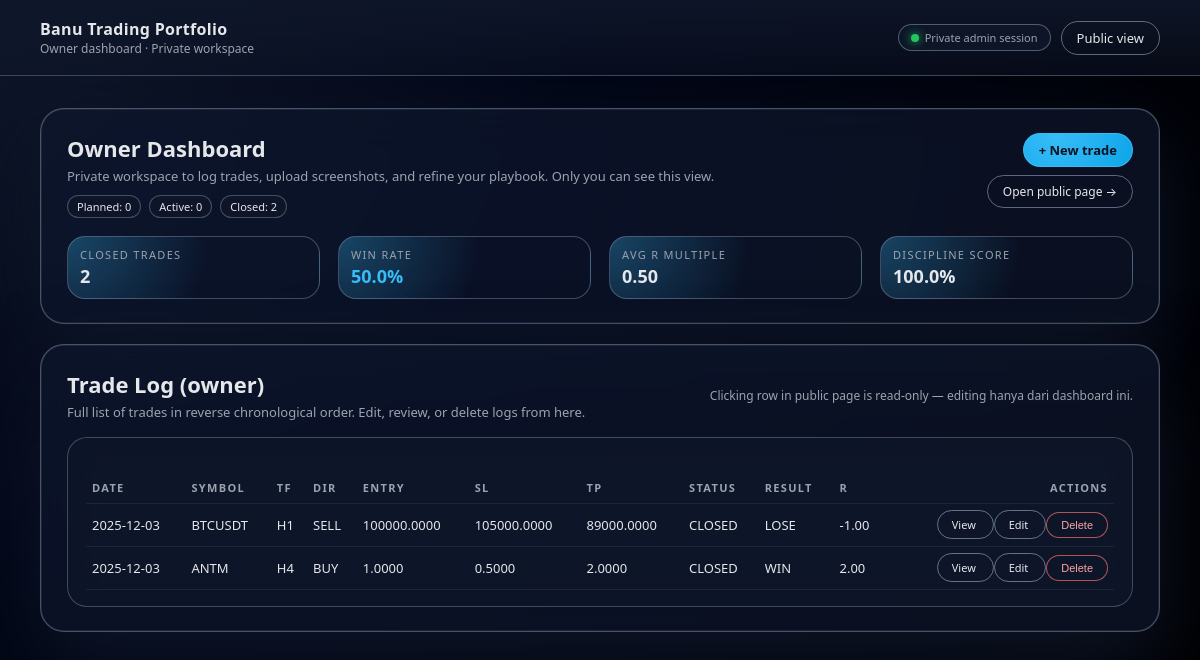
Before: / with the older database file.
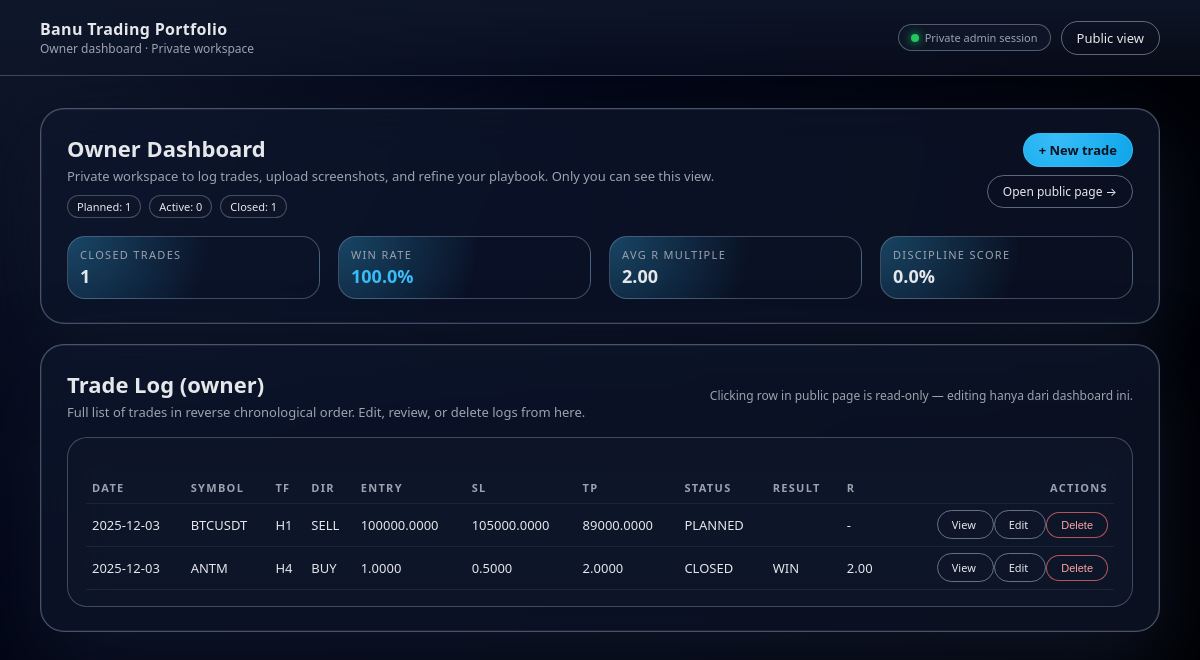
After: the same page with the newer database file.
### tables this page shows
CREATE TABLE trades (
            id INTEGER PRIMARY KEY AUTOINCREMENT,
            trade_date TEXT,
            symbol TEXT,
            timeframe TEXT,
            direction TEXT,
            entry_price REAL,
            stop_loss REAL,
            take_profit REAL,
            result TEXT,
            grade TEXT,
            strategy_tag TEXT,
            market_condition TEXT,
            risk_percent REAL,
            rr_ratio REAL,
            realized_r REAL,
            status TEXT,
            followed_plan INTEGER,
            no_revenge INTEGER,
            no_fomo INTEGER,
            respected_rr INTEGER,
            featured INTEGER,
            notes_public TEXT,
            notes_private TEXT,
            screenshot_before_filename TEXT,
            screenshot_after_filename TEXT,
            created_at TEXT
        );

### app.py (the view)
@app.route("/")
def index():
    trades = _load_trades_for_dashboard()
    stats = _build_dashboard_stats(trades)
    unique_strategies = _get_unique_strategies(trades)
    featured = [t for t in trades if t["featured"] == 1]
    featured = list(reversed(featured))[-3:] if featured else []
    trades_desc = list(reversed(trades))
    planned_count = len([t for t in trades if (t["status"] or "").upper() == "PLANNED"])
    active_count = len([t for t in trades if (t["status"] or "").upper() == "ACTIVE"])
    closed_count = len([t for t in trades if (t["status"] or "").upper() == "CLOSED"])
    return render_template(
        "index.html",
        trades=trades_desc,
        featured=featured,
        stats=stats,
        unique_strategies=unique_strategies,
        strategy_info=STRATEGY_INFO,
        planned_count=planned_count,
        active_count=active_count,
        closed_count=closed_count,
        is_admin=is_admin(),
        is_public=False,
    )

### app.py (called while the page is built)
def get_db():
    conn = sqlite3.connect(DB_PATH)
    conn.row_factory = sqlite3.Row
    return conn

def is_admin():
    return bool(session.get("is_admin"))

def _load_trades_for_dashboard():
    conn = get_db()
    trades = conn.execute(
        "SELECT * FROM trades ORDER BY datetime(trade_date) ASC, id ASC"
    ).fetchall()
    conn.close()
    return trades

def _get_unique_strategies(trades):
    return sorted(
        {
            (t["strategy_tag"] or "").strip()
            for t in trades
            if (t["strategy_tag"] or "").strip()
        }
    )

### templates/index.html (shortened to what this page needs)
{% extends "base.html" %}
{% block content %}
<div class="glass-card">
    <div style="display:flex;justify-content:space-between;align-items:flex-start;gap:18px;flex-wrap:wrap;">
        <div>
            <div class="section-heading">Owner Dashboard</div>
            <p class="section-sub">
                Private workspace to log trades, upload screenshots, and refine your playbook.
                Only you can see this view.
            </p>
            <div style="margin-top:10px;display:flex;gap:8px;flex-wrap:wrap;">
                <span class="tag-pill">Planned: {{ planned_count }}</span>
                <span class="tag-pill">Active: {{ active_count }}</span>
                <span class="tag-pill">Closed: {{ closed_count }}</span>
            </div>
        </div>
        <div style="display:flex;flex-direction:column;gap:8px;align-items:flex-end;">
            <a href="{{ url_for('new_trade') }}" class="btn btn-primary">+ New trade</a>
            <a href="{{ url_for('public_view') }}" class="btn-outline" style="font-size:12px;">
                Open public page →
            </a>
        </div>
    </div>
    <div class="stats-grid" style="margin-top:18px;">
        <div class="stat-pill">
            <div class="stat-label">Closed trades</div>
            <div class="stat-value">{{ stats.total }}</div>
        </div>
        <div class="stat-pill">
            <div class="stat-label">Win rate</div>
            <div class="stat-value stat-value-accent">
                {{ "%.1f"|format(stats.win_rate) }}%
            </div>
        </div>
        <div class="stat-pill">
            <div class="stat-label">Avg R multiple</div>
            <div class="stat-value">
                {{ "%.2f"|format(stats.avg_realized_r) }}
            </div>
        </div>
        <div class="stat-pill">
            <div class="stat-label">Discipline score</div>
            <div class="stat-value">
                {{ "%.1f"|format(stats.discipline_score) }}%
            </div>
        </div>
    </div>
</div>
<div class="glass-card" style="margin-top:20px;">
    <div style="display:flex;justify-content:space-between;align-items:center;gap:10px;flex-wrap:wrap;">
        <div>
            <div class="section-heading">Trade Log (owner)</div>
            <p class="section-sub">
                Full list of trades in reverse chronological order. Edit, review, or delete logs from here.
            </p>
        </div>
        <div style="font-size:12px;color:var(--text-muted);">
            Clicking row in public page is read-only — editing hanya dari dashboard ini.
        </div>
    </div>
    <div class="glass-card-soft" style="margin-top:16px;overflow-x:auto;">
        <table>
            <thead>
            <tr>
                <th>Date</th>
                <th>Symbol</th>
                <th>TF</th>
                <th>Dir</th>
                <th>Entry</th>
                <th>SL</th>
                <th>TP</th>
                <th>Status</th>
                <th>Result</th>
                <th>R</th>
                <th style="text-align:right;">Actions</th>
            </tr>
            </thead>
            <tbody>
            {% for t in trades %}
                <tr>
                    <td>{{ t.trade_date or '-' }}</td>
                    <td>{{ t.symbol or '-' }}</td>
                    <td>{{ t.timeframe or '-' }}</td>
                    <td>{{ (t.direction or '')|upper }}</td>
                    <td>{{ "%.4f"|format(t.entry_price) if t.entry_price is not none else '-' }}</td>
                    <td>{{ "%.4f"|format(t.stop_loss) if t.stop_loss is not none else '-' }}</td>
                    <td>{{ "%.4f"|format(t.take_profit) if t.take_profit is not none else '-' }}</td>
                    <td>{{ (t.status or '')|upper }}</td>
                    <td>{{ (t.result or '')|upper }}</td>
                    <td>{{ "%.2f"|format(t.realized_r) if t.realized_r is not none else '-' }}</td>
                    <td style="text-align:right;white-space:nowrap;">
                        <a href="{{ url_for('trade_detail', trade_id=t.id) }}"
                           class="filter-btn" style="font-size:11px;">
                            View
                        </a>
                        <a href="{{ url_for('edit_trade', trade_id=t.id) }}"
                           class="filter-btn" style="font-size:11px;">
                            Edit
                        </a>
                        <form method="post"
                              action="{{ url_for('delete_trade', trade_id=t.id) }}"
                              style="display:inline;"
                              onsubmit="return confirm('Delete this trade permanently?');">
                            <button type="submit"
                                    class="filter-btn"
                                    style="font-size:11px;color:#fca5a5;border-color:rgba(248,113,113,0.7);">
                                Delete
                            </button>
                        </form>
                    </td>
                </tr>
            {% else %}
                <tr>
                    <td colspan="11" style="text-align:center;color:var(--text-muted);padding:14px 0;">
                        No trades yet. Start by logging your first case study using the “New trade” button.
                    </td>
                </tr>
            {% endfor %}
            </tbody>
        </table>
    </div>
</div>
{% endblock %}

### templates/base.html (shortened to what this page needs)
<!DOCTYPE html>
<html lang="en">
<head>
</head>
<body>
<div class="page-shell">
    <header class="navbar">
        <div>
            <div class="nav-left-title">Banu Trading Portfolio</div>
            <div class="nav-sub">
                {% if is_public %}
                    Case-study based trading journal · Public snapshot
                {% else %}
                    Owner dashboard · Private workspace
                {% endif %}
            </div>
        </div>
        <div class="nav-actions">
            {% if is_public %}
                <a href="https://linkedin.com/banuwijaya" target="_blank" class="btn btn-outline">
                    Hire me on LinkedIn →
                </a>
                <a href="{{ url_for('index') }}" class="btn">Owner view</a>
            {% else %}
                <span class="pill">
                    <span class="pill-dot"></span>
                    Private admin session
                </span>
                <a href="{{ url_for('public_view') }}" class="btn-outline">Public view</a>
            {% endif %}
        </div>
    </header>
    <main class="content">
        {% block content %}{% endblock %}
    </main>
</div>
</body>
</html>

### templates/base.html (style rules this page uses)
:root { --bg-main: #020617; --bg-glass: rgba(15, 23, 42, 0.72); --bg-glass-soft: rgba(15, 23, 42, 0.55); --border-glass: rgba(148, 163, 184, 0.45); --accent: #38bdf8; --accent-soft: rgba(56, 189, 248, 0.3); --text-main: #e5e7eb; --text-muted: #9ca3af; }
* { box-sizing: border-box; margin: 0; padding: 0; }
body { min-height: 100vh; font-family: system-ui, -apple-system, BlinkMacSystemFont, "SF Pro Text", sans-serif; color: var(--text-main); background: radial-gradient(circle at 0% 0%, #0f172a 0, #020617 40%, #000 100%); }
a { color: var(--accent); text-decoration: none; }
.page-shell { position: relative; overflow: hidden; min-height: 100vh; }
header.navbar { position: relative; z-index: 10; padding: 18px 40px; display: flex; align-items: center; justify-content: space-between; backdrop-filter: blur(22px); background: linear-gradient(to bottom, rgba(15, 23, 42, 0.9), rgba(15, 23, 42, 0.45)); border-bottom: 1px solid rgba(148, 163, 184, 0.35); }
.nav-left-title { font-weight: 600; letter-spacing: 0.02em; }
.nav-sub { font-size: 12px; color: var(--text-muted); }
.pill { display: inline-flex; align-items: center; gap: 6px; padding: 5px 12px; border-radius: 999px; background: rgba(15, 23, 42, 0.85); border: 1px solid rgba(148, 163, 184, 0.5); font-size: 11px; color: var(--text-muted); }
.pill-dot { width: 8px; height: 8px; border-radius: 999px; background: #22c55e; box-shadow: 0 0 10px #22c55e; }
.nav-actions { display: flex; align-items: center; gap: 10px; }
.btn, .btn-outline { border-radius: 999px; padding: 7px 15px; font-size: 13px; border: 1px solid rgba(148, 163, 184, 0.6); background: rgba(15, 23, 42, 0.8); color: var(--text-main); display: inline-flex; align-items: center; gap: 6px; cursor: pointer; }
.btn-primary { background: radial-gradient(circle at 30% 0, #38bdf8, #0ea5e9); border-color: rgba(56, 189, 248, 0.9); color: #0b1220; font-weight: 600; }
.btn-outline { background: transparent; }
main.content { position: relative; z-index: 5; padding: 32px 40px 40px; max-width: 1200px; margin: 0 auto; }
.glass-card { background: var(--bg-glass); border-radius: 24px; border: 1px solid var(--border-glass); box-shadow: 0 32px 80px rgba(15, 23, 42, 0.85), inset 0 0 0 0.5px rgba(148, 163, 184, 0.25); padding: 24px 26px; backdrop-filter: blur(24px) saturate(150%); }
.glass-card-soft { background: var(--bg-glass-soft); border-radius: 20px; border: 1px solid rgba(148, 163, 184, 0.38); padding: 16px 18px; backdrop-filter: blur(18px); }
.section-heading { font-size: 22px; font-weight: 600; margin-bottom: 4px; }
.section-sub { font-size: 13px; color: var(--text-muted); }
.stats-grid { display: grid; grid-template-columns: repeat(4, minmax(0, 1fr)); gap: 18px; margin-top: 18px; }
.stat-pill { background: radial-gradient(circle at 0 0, var(--accent-soft), transparent 55%); border-radius: 18px; padding: 10px 12px; border: 1px solid rgba(148, 163, 184, 0.4); }
.stat-label { font-size: 11px; text-transform: uppercase; letter-spacing: 0.12em; color: var(--text-muted); margin-bottom: 2px; }
.stat-value { font-size: 18px; font-weight: 600; }
.stat-value-accent { color: #38bdf8; }
table { width: 100%; border-collapse: collapse; margin-top: 18px; font-size: 13px; }
thead { color: var(--text-muted); font-size: 11px; text-transform: uppercase; letter-spacing: 0.12em; }
th, td { padding: 8px 6px; text-align: left; border-bottom: 1px solid rgba(30, 41, 59, 0.9); }
.tag-pill { display: inline-flex; align-items: center; padding: 3px 9px; border-radius: 999px; font-size: 11px; border: 1px solid rgba(148, 163, 184, 0.4); background: rgba(15, 23, 42, 0.9); }
.filter-btn { border-radius: 999px; padding: 6px 14px; font-size: 12px; border: 1px solid rgba(148, 163, 184, 0.65); background: rgba(15, 23, 42, 0.9); color: var(--text-main); cursor: pointer; }

Changed rows visible on the page:
changed trades "BTCUSDT": status "CLOSED" → "PLANNED"; realized_r "-1.00" → "-"; result "LOSE" → (not shown)
Other visible differences:
{{ planned_count }}: "0" → "1"
{{ closed_count }}: "2" → "1"
{{ stats.total }}: "2" → "1"
{{ "%.1f"|format(stats.win_rate) }}: "50.0" → "100.0"
{{ "%.2f"|format(stats.avg_realized_r) }}: "0.50" → "2.00"
{{ "%.1f"|format(stats.discipline_score) }}: "100.0" → "0.0"
